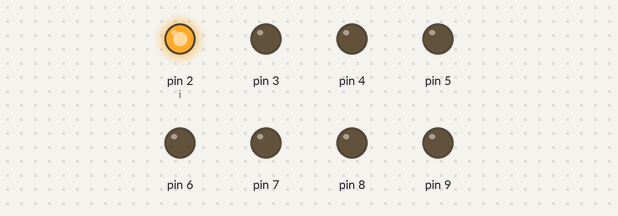
The sketch below on a simulated Arduino Uno, built with avr-gcc and run on an emulated ATmega328P. Shown: output pins drawn as LEDs (lit = HIGH).

Above: at 0.2 s.
At 1.2 s:
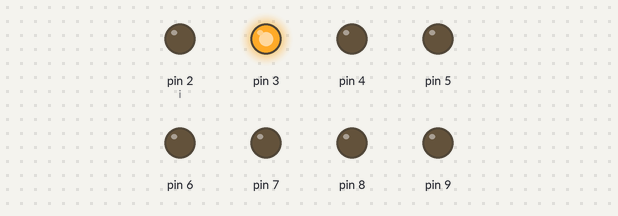
At 2.2 s:
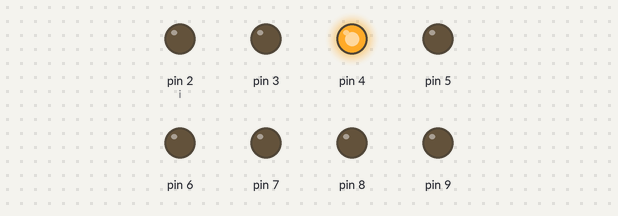
At 5.2 s:
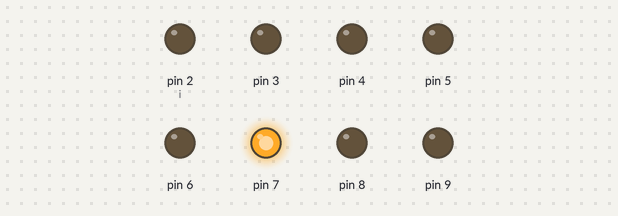
At 7.2 s:
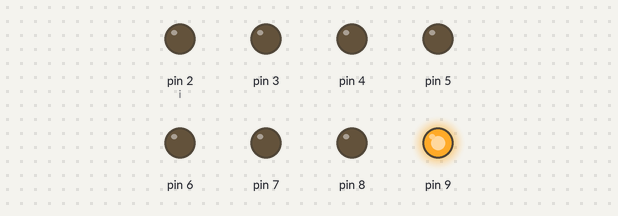
At 9.7 s:
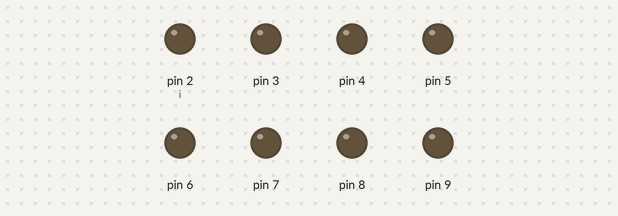
Timing chart, 0 to 10.4 s (numbered marks = the images above):
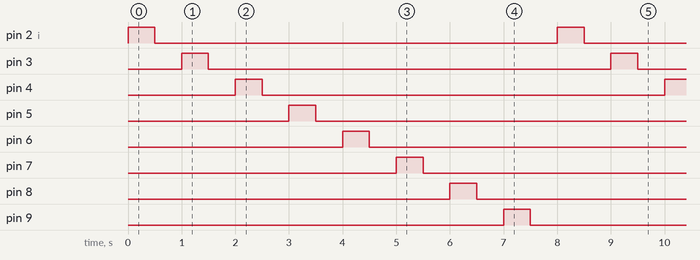

Measured:
- by itself, pin 2 (i), pin 3–9: alternates HIGH for 0.50 s and LOW for 7.5 s
- by itself, everything shown: repeats every 8.0 s, in 16 steps

The sketch:

serial_LED_blink.ino
```cpp
void setup() {
  //Ridhwan Hossain Afridi
  //Arduino Code - 0001
  //Blinking an 8 bit serial LED array:

  // Initializing Pin 2 to 9 for output:
  pinMode(2, OUTPUT);
  pinMode(3, OUTPUT);
  pinMode(4, OUTPUT);
  pinMode(5, OUTPUT);
  pinMode(6, OUTPUT);
  pinMode(7, OUTPUT);
  pinMode(8, OUTPUT);
  pinMode(9, OUTPUT);
}

void loop() {
  int i = 2;
  while (i <= 10) {
    if (i <= 9) {
      digitalWrite(i, HIGH);
      delay(500);
      digitalWrite(i, LOW);
      delay(500);
      i++;
    }
    else {
      i = 2;
    }
  }
}
```
